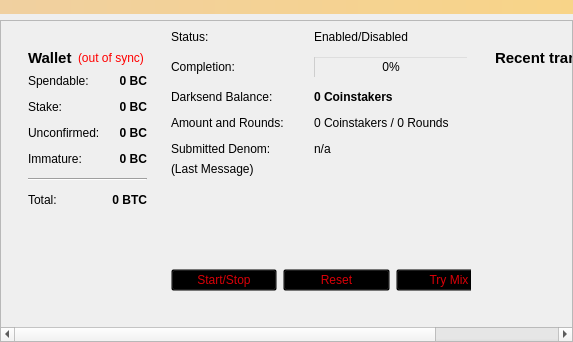
<?xml version="1.0" encoding="UTF-8"?>
<ui version="4.0">
 <class>OverviewPage</class>
 <widget class="QWidget" name="OverviewPage">
  <property name="geometry">
   <rect>
    <x>0</x>
    <y>0</y>
    <width>573</width>
    <height>342</height>
   </rect>
  </property>
  <property name="windowTitle">
   <string>Form</string>
  </property>
  <layout class="QVBoxLayout" name="topLayout">
<property name="leftMargin">
    <number>0</number>
   </property>
   <property name="topMargin">
    <number>0</number>
   </property>
   <property name="rightMargin">
    <number>0</number>
   </property>
   <property name="bottomMargin">
    <number>0</number>
   </property>
   <item>
    <widget class="QLabel" name="labelAlerts">
     <property name="visible">
      <bool>false</bool>
     </property>
     <property name="styleSheet">
      <string notr="true">background-color: qlineargradient(x1: 0, y1: 0, x2: 1, y2: 0, stop:0 #F0D0A0, stop:1 #F8D488);  color:#000000
</string>
     </property>
     <property name="wordWrap">
      <bool>true</bool>
     </property>
     <property name="margin">
      <number>3</number>
     </property>
    </widget>
   </item>
   <item>
<widget class="QScrollArea" name="scrollArea">
     <property name="widgetResizable">
      <bool>true</bool>
     </property>
     <widget class="QWidget" name="scrollAreaWidgetContents">
      <property name="geometry">
       <rect>
        <x>0</x>
        <y>0</y>
        <width>350</width>
        <height>500</height>
       </rect>
      </property>
    <layout class="QHBoxLayout" name="horizontalLayout" stretch="1,1">
     <item>
      <widget class="QWidget" name="columnOneWidget">
      
      <layout class="QVBoxLayout" name="verticalLayout_2">
       <item>
        <widget class="QWidget" name="widget" native="true">
         <layout class="QVBoxLayout" name="verticalLayout_4">
          <item>
           <layout class="QHBoxLayout" name="horizontalLayout_4">
            <item>
             <widget class="QLabel" name="label_5">
              <property name="font">
               <font>
                <pointsize>11</pointsize>
                <weight>75</weight>
                <bold>true</bold>
               </font>
              </property>
              <property name="text">
               <string>Wallet</string>
              </property>
             </widget>
            </item>
            <item>
             <widget class="QLabel" name="labelWalletStatus">
              <property name="toolTip">
               <string>The displayed information may be out of date. Your wallet automatically synchronizes with the Coinstakers network after a connection is established, but this process has not completed yet.</string>
              </property>
              <property name="styleSheet">
               <string notr="true">QLabel { color: red; }</string>
              </property>
              <property name="text">
               <string notr="true">(out of sync)</string>
              </property>
              <property name="alignment">
               <set>Qt::AlignLeading|Qt::AlignLeft|Qt::AlignVCenter</set>
              </property>
             </widget>
            </item>
            <item>
             <spacer name="horizontalSpacer_2">
              <property name="orientation">
               <enum>Qt::Horizontal</enum>
              </property>
              <property name="sizeHint" stdset="0">
               <size>
                <width>40</width>
                <height>20</height>
               </size>
              </property>
             </spacer>
            </item>
           </layout>
          </item>
          <item>
           <layout class="QFormLayout" name="formLayout_2">
            <property name="fieldGrowthPolicy">
             <enum>QFormLayout::AllNonFixedFieldsGrow</enum>
            </property>
            <property name="horizontalSpacing">
             <number>12</number>
            </property>
            <property name="verticalSpacing">
             <number>12</number>
            </property>
            <item row="0" column="0">
             <widget class="QLabel" name="label">
              <property name="text">
               <string>Spendable:</string>
              </property>
             </widget>
            </item>
            <item row="0" column="1">
             <widget class="QLabel" name="labelBalance">
              <property name="font">
               <font>
                <weight>75</weight>
                <bold>true</bold>
               </font>
              </property>
              <property name="cursor">
               <cursorShape>IBeamCursor</cursorShape>
              </property>
              <property name="toolTip">
               <string>Your current spendable balance</string>
              </property>
              <property name="text">
               <string notr="true">0 BC</string>
              </property>
              <property name="alignment">
               <set>Qt::AlignRight|Qt::AlignTrailing|Qt::AlignVCenter</set>
              </property>
              <property name="textInteractionFlags">
               <set>Qt::LinksAccessibleByMouse|Qt::TextSelectableByKeyboard|Qt::TextSelectableByMouse</set>
              </property>
             </widget>
            </item>
            <item row="1" column="0">
             <widget class="QLabel" name="label_6">
              <property name="text">
               <string>Stake:</string>
              </property>
             </widget>
            </item>
            <item row="1" column="1">
             <widget class="QLabel" name="labelStake">
              <property name="font">
               <font>
                <weight>75</weight>
                <bold>true</bold>
               </font>
              </property>
              <property name="cursor">
               <cursorShape>IBeamCursor</cursorShape>
              </property>
              <property name="toolTip">
               <string>Total of coins that was staked, and do not yet count toward the current balance</string>
              </property>
              <property name="text">
               <string notr="true">0 BC</string>
              </property>
              <property name="alignment">
               <set>Qt::AlignRight|Qt::AlignTrailing|Qt::AlignVCenter</set>
              </property>
              <property name="textInteractionFlags">
               <set>Qt::LinksAccessibleByMouse|Qt::TextSelectableByKeyboard|Qt::TextSelectableByMouse</set>
              </property>
             </widget>
            </item>
            <item row="2" column="0">
             <widget class="QLabel" name="label_3">
              <property name="text">
               <string>Unconfirmed:</string>
              </property>
             </widget>
            </item>
            <item row="2" column="1">
             <widget class="QLabel" name="labelUnconfirmed">
              <property name="font">
               <font>
                <weight>75</weight>
                <bold>true</bold>
               </font>
              </property>
              <property name="cursor">
               <cursorShape>IBeamCursor</cursorShape>
              </property>
              <property name="toolTip">
               <string>Total of transactions that have yet to be confirmed, and do not yet count toward the current balance</string>
              </property>
              <property name="text">
               <string notr="true">0 BC</string>
              </property>
              <property name="alignment">
               <set>Qt::AlignRight|Qt::AlignTrailing|Qt::AlignVCenter</set>
              </property>
              <property name="textInteractionFlags">
               <set>Qt::LinksAccessibleByMouse|Qt::TextSelectableByKeyboard|Qt::TextSelectableByMouse</set>
              </property>
             </widget>
            </item>
            <item row="3" column="0">
             <widget class="QLabel" name="labelImmatureText">
              <property name="text">
               <string>Immature:</string>
              </property>
             </widget>
            </item>
            <item row="3" column="1">
             <widget class="QLabel" name="labelImmature">
              <property name="font">
               <font>
                <weight>75</weight>
                <bold>true</bold>
               </font>
              </property>
              <property name="toolTip">
               <string>Mined balance that has not yet matured</string>
              </property>
              <property name="text">
               <string notr="true">0 BC</string>
              </property>
              <property name="alignment">
               <set>Qt::AlignRight|Qt::AlignTrailing|Qt::AlignVCenter</set>
              </property>
              <property name="textInteractionFlags">
               <set>Qt::LinksAccessibleByMouse|Qt::TextSelectableByKeyboard|Qt::TextSelectableByMouse</set>
              </property>
             </widget>
            </item>
            <item row="4" column="0" colspan="2">
             <widget class="Line" name="line">
              <property name="orientation">
               <enum>Qt::Horizontal</enum>
              </property>
             </widget>
            </item>
            <item row="5" column="0">
             <widget class="QLabel" name="labelTotalText">
              <property name="text">
               <string>Total:</string>
              </property>
             </widget>
            </item>
            <item row="5" column="1">
             <widget class="QLabel" name="labelTotal">
              <property name="font">
               <font>
                <weight>75</weight>
                <bold>true</bold>
               </font>
              </property>
              <property name="cursor">
               <cursorShape>IBeamCursor</cursorShape>
              </property>
              <property name="toolTip">
               <string>Your current total balance</string>
              </property>
              <property name="text">
               <string notr="true">0 BTC</string>
              </property>
              <property name="alignment">
               <set>Qt::AlignRight|Qt::AlignTrailing|Qt::AlignVCenter</set>
              </property>
              <property name="textInteractionFlags">
               <set>Qt::LinksAccessibleByMouse|Qt::TextSelectableByKeyboard|Qt::TextSelectableByMouse</set>
              </property>
             </widget>
            </item>
           </layout>
          </item>
         </layout>
        </widget>
       </item>
       <item>
        <spacer name="verticalSpacer">
         <property name="orientation">
          <enum>Qt::Vertical</enum>
         </property>
         <property name="sizeHint" stdset="0">
          <size>
           <width>20</width>
           <height>40</height>
          </size>
         </property>
        </spacer>
       </item>
      </layout>
     
</widget>
</item>
<item>
<widget class="QFrame" name="frameDarksend">
<property name="sizePolicy">
             <sizepolicy hsizetype="MinimumExpanding" vsizetype="MinimumExpanding">
              <horstretch>0</horstretch>
              <verstretch>0</verstretch>
             </sizepolicy>
            </property>
<property name="minimumSize">
             <size>
              <width>300</width>
              <height>261</height>
             </size>
            </property>
      <property name="styleSheet">
       <string notr="true">background:transparent;</string>
      </property>
      <property name="frameShape">
       <enum>QFrame::StyledPanel</enum>
      </property>
      <property name="frameShadow">
       <enum>QFrame::Raised</enum>
      </property>
      <widget class="QWidget" name="verticalLayoutWidget">
       <property name="geometry">
        <rect>
         <x>0</x>
         <y>0</y>
         <width>331</width>
         <height>261</height>
        </rect>
       </property>
       <layout class="QVBoxLayout" name="verticalLayout_5">
        <item>
         <layout class="QFormLayout" name="formLayout">
          <property name="fieldGrowthPolicy">
           <enum>QFormLayout::AllNonFixedFieldsGrow</enum>
          </property>
          <property name="horizontalSpacing">
           <number>30</number>
          </property>
          <property name="verticalSpacing">
           <number>12</number>
          </property>
          <item row="0" column="0">
           <widget class="QLabel" name="label_6">
            <property name="text">
             <string>Status:</string>
            </property>
           </widget>
          </item>
          <item row="0" column="1">
           <widget class="QLabel" name="darksendEnabled">
            <property name="styleSheet">
             <string notr="true">color: rgb(0, 0, 0);</string>
            </property>
            <property name="text">
             <string>Enabled/Disabled</string>
            </property>
           </widget>
          </item>
          <item row="1" column="0">
           <widget class="QLabel" name="label_7">
            <property name="styleSheet">
             <string notr="true">color: rgb(0, 0, 0);</string>
            </property>
            <property name="text">
             <string>Completion:</string>
            </property>
           </widget>
          </item>
          <item row="1" column="1">
           <widget class="QProgressBar" name="darksendProgress">
            <property name="maximumSize">
             <size>
              <width>154</width>
              <height>16777215</height>
             </size>
            </property>
            <property name="styleSheet">
             <string notr="true">background:transparent;</string>
            </property>
            <property name="value">
             <number>0</number>
            </property>
           </widget>
          </item>
          <item row="2" column="0">
           <widget class="QLabel" name="labelAnonymizedText">
            <property name="styleSheet">
             <string notr="true">color: rgb(0, 0, 0);</string>
            </property>
            <property name="text">
             <string>Darksend Balance:</string>
            </property>
           </widget>
          </item>
          <item row="2" column="1">
           <widget class="QLabel" name="labelAnonymized">
            <property name="font">
             <font>
              <weight>75</weight>
              <bold>true</bold>
             </font>
            </property>
            <property name="styleSheet">
             <string notr="true">color: rgb(0, 0, 0);</string>
            </property>
            <property name="text">
             <string>0 Coinstakers</string>
            </property>
           </widget>
          </item>
          <item row="3" column="0">
           <widget class="QLabel" name="label_8">
            <property name="styleSheet">
             <string notr="true">color: rgb(0, 0, 0);</string>
            </property>
            <property name="text">
             <string>Amount and Rounds:</string>
            </property>
           </widget>
          </item>
          <item row="3" column="1">
           <widget class="QLabel" name="labelAmountRounds">
            <property name="styleSheet">
             <string notr="true">color: rgb(0, 0, 0);</string>
            </property>
            <property name="text">
             <string>0 Coinstakers / 0 Rounds</string>
            </property>
           </widget>
          </item>
          <item row="4" column="0">
           <widget class="QLabel" name="label_9">
            <property name="styleSheet">
             <string notr="true">color: rgb(0, 0, 0);</string>
            </property>
            <property name="text">
             <string>Submitted Denom:</string>
            </property>
           </widget>
          </item>
          <item row="4" column="1">
           <widget class="QLabel" name="labelSubmittedDenom">
            <property name="statusTip">
             <string>The denominations you submitted to the Coinstakers Node. To mix, other users must submit the exact same denominations.</string>
            </property>
            <property name="styleSheet">
             <string notr="true">color: rgb(0, 0, 0);</string>
            </property>
            <property name="text">
             <string>n/a</string>
            </property>
           </widget>
          </item>
         </layout>
        </item>
        <item>
         <widget class="QLabel" name="darksendStatus">
          <property name="minimumSize">
           <size>
            <width>288</width>
            <height>43</height>
           </size>
          </property>
          <property name="styleSheet">
           <string notr="true">color: rgb(0, 0, 0);</string>
          </property>
          <property name="text">
           <string>(Last Message)</string>
          </property>
          <property name="alignment">
           <set>Qt::AlignLeading|Qt::AlignLeft|Qt::AlignTop</set>
          </property>
          <property name="wordWrap">
           <bool>true</bool>
          </property>
         </widget>
        </item>
        <item>
         <layout class="QHBoxLayout" name="horizontalLayout_2">
          <item>
           <widget class="QPushButton" name="toggleDarksend">
            <property name="sizePolicy">
             <sizepolicy hsizetype="MinimumExpanding" vsizetype="Fixed">
              <horstretch>0</horstretch>
              <verstretch>0</verstretch>
             </sizepolicy>
            </property>
            <property name="styleSheet">
             <string notr="true">color: rgb(217, 0, 7);</string>
            </property>
            <property name="text">
             <string>Start/Stop</string>
            </property>
           </widget>
          </item>
          <item>
           <widget class="QPushButton" name="darksendReset">
            <property name="sizePolicy">
             <sizepolicy hsizetype="MinimumExpanding" vsizetype="Fixed">
              <horstretch>0</horstretch>
              <verstretch>0</verstretch>
             </sizepolicy>
            </property>
            <property name="toolTip">
             <string>Reset the current status of Darksend (can interrupt Darksend if it's in the process of Mixing, which can cost you money!)</string>
            </property>
            <property name="autoFillBackground">
             <bool>false</bool>
            </property>
            <property name="styleSheet">
             <string notr="true">color: rgb(217, 0, 7);</string>
            </property>
            <property name="text">
             <string>Reset</string>
            </property>
           </widget>
          </item>
          <item>
           <widget class="QPushButton" name="darksendAuto">
            <property name="sizePolicy">
             <sizepolicy hsizetype="MinimumExpanding" vsizetype="Fixed">
              <horstretch>0</horstretch>
              <verstretch>0</verstretch>
             </sizepolicy>
            </property>
            <property name="toolTip">
             <string>Try to manually submit a Darksend request.</string>
            </property>
            <property name="styleSheet">
             <string notr="true">color: rgb(217, 0, 7);</string>
            </property>
            <property name="text">
             <string>Try Mix</string>
            </property>
           </widget>
          </item>
         </layout>
        </item>
       </layout>
      </widget>
     </widget>
</item>
<item>
<widget class="QWidget" name="columnTwoWidget">
      
      <layout class="QVBoxLayout" name="verticalLayout_3">
       <item>
        <widget class="QWidget" name="widget_2" native="true">
         <layout class="QVBoxLayout" name="verticalLayout">
          <item>
           <layout class="QHBoxLayout" name="horizontalLayout_2">
            <item>
             <widget class="QLabel" name="label_4">
              <property name="font">
               <font>
                <pointsize>11</pointsize>
                <weight>75</weight>
                <bold>true</bold>
               </font>
              </property>
              <property name="text">
               <string>&lt;b&gt;Recent transactions&lt;/b&gt;</string>
              </property>
             </widget>
            </item>
            <item>
             <widget class="QLabel" name="labelTransactionsStatus">
              <property name="toolTip">
               <string>The displayed information may be out of date. Your wallet automatically synchronizes with the Coinstakers network after a connection is established, but this process has not completed yet.</string>
              </property>
              <property name="styleSheet">
               <string notr="true">QLabel { color: red; }</string>
              </property>
              <property name="text">
               <string notr="true">(out of sync)</string>
              </property>
              <property name="alignment">
               <set>Qt::AlignRight|Qt::AlignTrailing|Qt::AlignVCenter</set>
              </property>
             </widget>
            </item>
            <item>
             <spacer name="horizontalSpacer">
              <property name="orientation">
               <enum>Qt::Horizontal</enum>
              </property>
              <property name="sizeHint" stdset="0">
               <size>
                <width>40</width>
                <height>20</height>
               </size>
              </property>
             </spacer>
            </item>
           </layout>
          </item>
          <item>
           <widget class="QListView" name="listTransactions">
            <property name="styleSheet">
             <string notr="true">QListView { background: transparent; }</string>
            </property>
            <property name="frameShape">
             <enum>QFrame::NoFrame</enum>
            </property>
            <property name="verticalScrollBarPolicy">
             <enum>Qt::ScrollBarAlwaysOff</enum>
            </property>
            <property name="horizontalScrollBarPolicy">
             <enum>Qt::ScrollBarAlwaysOff</enum>
            </property>
            <property name="selectionMode">
             <enum>QAbstractItemView::NoSelection</enum>
            </property>
           </widget>
          </item>
         </layout>
        </widget>
       </item>
      </layout>
     
</widget>
</item>
</layout>
</widget>
</widget>
   </item>
  </layout>
 </widget>
<customwidgets>
  <customwidget>
   <class>FlowLayout</class>
   <extends>QLayout</extends>
   <header>flowlayout.h</header>
   <container>1</container>
  </customwidget>
 </customwidgets>
 <resources/>
 <connections/>
</ui>
